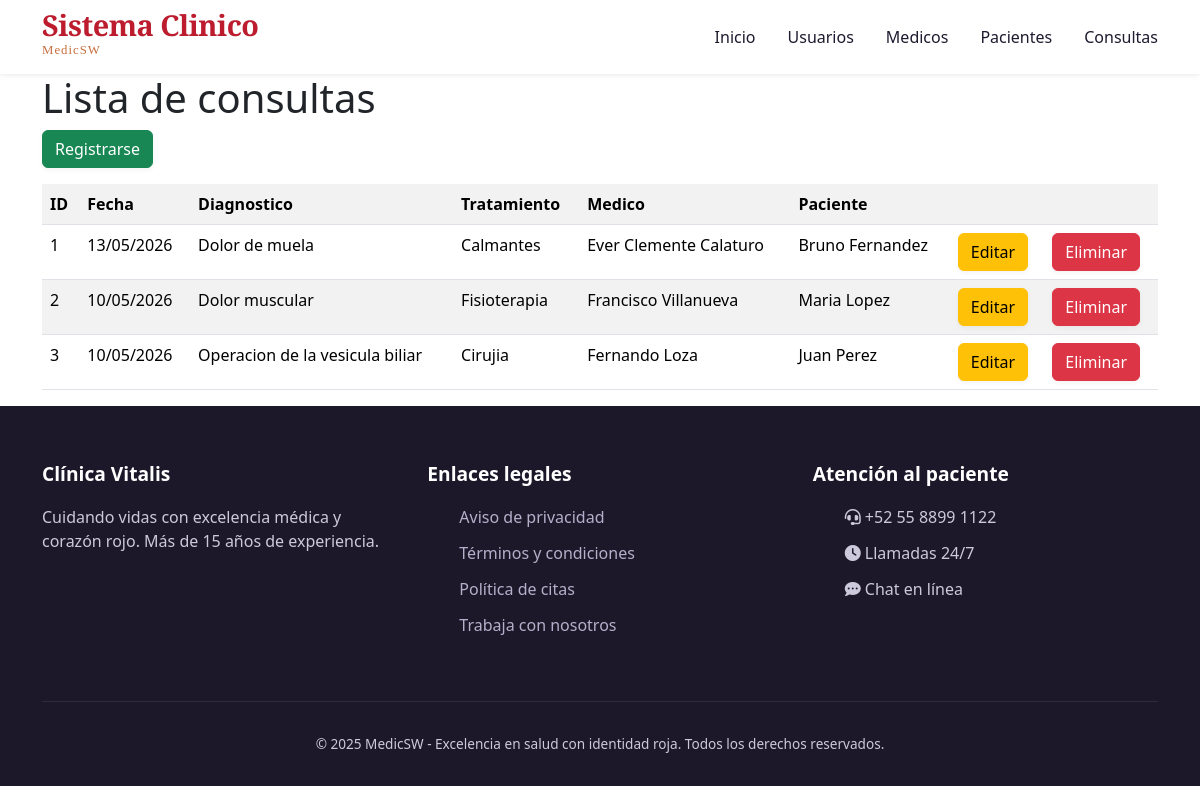
/consultas/, run on the app's committed database.
### models/consulta_model.py (models this page shows, shortened)
class Consulta(db.Model):
    __tablename__ = "consultas"
    id = db.Column(db.Integer,primary_key=True)
    fecha = db.Column(db.DateTime,nullable=False)
    diagnostico = db.Column(db.String(300),nullable=False)
    tratamiento = db.Column(db.String(300),nullable=False)
    id_medico = db.Column(db.Integer,db.ForeignKey('medicos.id'),nullable=False)
    id_paciente = db.Column(db.Integer,db.ForeignKey('pacientes.id'),nullable=False)
    paciente = db.relationship('Paciente', back_populates='consultas')
    medico = db.relationship('Medico',back_populates='consultas')
    @staticmethod
    def get_all():
        return Consulta.query.all()

### models/medico_model.py (models this page shows, shortened)
class Medico(db.Model):
    __tablename__ = "medicos"
    id = db.Column(db.Integer,primary_key=True)
    nombre = db.Column(db.String(100),nullable=False)
    especialidad = db.Column(db.String(100),nullable=False)
    telefono = db.Column(db.String(20),nullable=False)
    correo = db.Column(db.String(100),nullable=False,unique=True)
    consultas = db.relationship('Consulta',back_populates='medico')

### models/paciente_model.py (models this page shows, shortened)
class Paciente(db.Model):
    __tablename__ = "pacientes"
    id = db.Column(db.Integer,primary_key=True)
    nombre = db.Column(db.String(100),nullable=False)
    edad = db.Column(db.Integer,nullable=False)
    direccion = db.Column(db.String(200),nullable=False)
    telefono = db.Column(db.String(20),nullable=False)
    consultas = db.relationship('Consulta',back_populates='paciente')

### controllers/consulta_control.py (the view)
@consulta_bp.route("/")
def index():
    consultas = Consulta.get_all()
    return consulta_view.list(consultas)

### views/consulta_view.py (called while the page is built)
def list(consultas):
    return render_template('consultas/index.html',consultas=consultas)

### templates/consultas/index.html (shortened to what this page needs)
{% extends 'base.html' %}
{% block content %}
<h1>Lista de consultas</h1>
<a href="{{url_for('consulta.create')}}" class="btn btn-success mb-3">Registrarse</a>
<table class="table table-striped">
    <tr>
        <th>ID</th>
        <th>Fecha</th>
        <th>Diagnostico</th>
        <th>Tratamiento</th>
        <th>Medico</th>
        <th>Paciente</th>
        <th></th>
        <th></th>
    </tr>
    {% for item in consultas %}
    <tr>
        <td>{{item.id}}</td>
        <td>{{item.fecha.strftime('%d/%m/%Y')}}</td>
        <td>{{item.diagnostico}}</td>
        <td>{{item.tratamiento}}</td>
        <td>{{item.medico.nombre}}</td>
        <td>{{item.paciente.nombre}}</td>
        <td>
            <a href="{{url_for('consulta.edit',id=item.id)}}" class="btn btn-warning">Editar</a>
        </td>
        <td>
            <a href="{{url_for('consulta.delete', id= item.id)}}" class="btn btn-danger">Eliminar</a>
        </td>
    </tr>
    {% endfor %}
</table>
{% endblock%}

### static/css/stylos.css (style rules this page uses)
* { margin: 0; padding: 0; box-sizing: border-box; }
body { font-family: 'Inter', sans-serif; background-color: #fefaf9; color: #1e1a2f; line-height: 1.5; scroll-behavior: smooth; }
:root { --primary: #bc1c2e; --primary-dark: #8e1624; --primary-light: #ffe8ea; --accent: #c76e3c; --accent-light: #fef0e6; --gray-light: #faf7f5; --gray-border: #ede5e2; --text-dark: #1e1a2f; --text-muted: #4a4458; --white: #ff0000; --shadow-sm: 0 10px 25px -5px rgba(0, 0, 0, 0.05), 0 8px 10px -6px rgba(0, 0, 0, 0.02); --shadow-md: 0 20px 28px -12px rgba(188, 28, 46, 0.12); --transition: all 0.25s ease; }
.btn { display: inline-flex; align-items: center; gap: 10px; background-color: var(--primary); color: white; font-weight: 600; padding: 12px 28px; border-radius: 40px; text-decoration: none; transition: var(--transition); border: none; cursor: pointer; font-size: 1rem; box-shadow: 0 2px 5px rgba(0,0,0,0.05); }
html { scroll-padding-top: 80px; }

### data on the page
Consulta: id "1", fecha "13/05/2026", diagnostico "Dolor de muela", tratamiento "Calmantes", medico.nombre "Ever Clemente Calaturo", paciente.nombre "Bruno Fernandez"
Consulta: id "2", fecha "10/05/2026", diagnostico "Dolor muscular", tratamiento "Fisioterapia", medico.nombre "Francisco Villanueva", paciente.nombre "Maria Lopez"
Consulta: id "3", fecha "10/05/2026", diagnostico "Operacion de la vesicula biliar", tratamiento "Cirujia", medico.nombre "Fernando Loza", paciente.nombre "Juan Perez"
